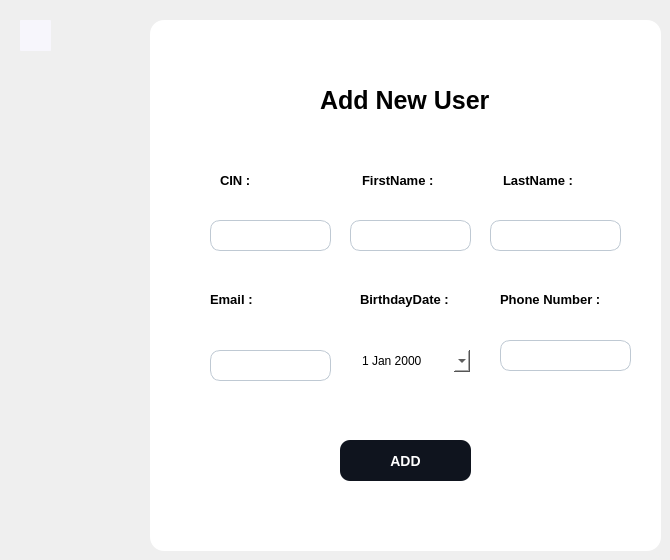
             <widget class="QWidget" name="page_8">
              <widget class="QWidget" name="add_container_4" native="true">
               <property name="geometry">
                <rect>
                 <x>150</x>
                 <y>20</y>
                 <width>511</width>
                 <height>531</height>
                </rect>
               </property>
               <property name="styleSheet">
                <string notr="true">background-color :white ; 
border-radius :14px ; 
</string>
               </property>
               <widget class="QPushButton" name="pushButton_2">
                <property name="geometry">
                 <rect>
                  <x>480</x>
                  <y>10</y>
                  <width>21</width>
                  <height>21</height>
                 </rect>
                </property>
                <property name="cursor">
                 <cursorShape>PointingHandCursor</cursorShape>
                </property>
                <property name="styleSheet">
                 <string notr="true">QPushButton{
	image: url(:/icons/tsawer/code.svg);
 }

QPushButton::hover {
	image: url(:/icons/tsawer/code_hover.svg);
}</string>
                </property>
                <property name="text">
                 <string/>
                </property>
               </widget>
               <widget class="QLineEdit" name="lname">
                <property name="geometry">
                 <rect>
                  <x>340</x>
                  <y>200</y>
                  <width>131</width>
                  <height>31</height>
                 </rect>
                </property>
                <property name="styleSheet">
                 <string notr="true">	background-color:white ; 
	border-radius:10px ; 
	font-size:13px ; 
	padding-left : 15px ; 
	border:1px solid #BFC9D3 ; </string>
                </property>
               </widget>
               <widget class="QLineEdit" name="email">
                <property name="geometry">
                 <rect>
                  <x>60</x>
                  <y>330</y>
                  <width>121</width>
                  <height>31</height>
                 </rect>
                </property>
                <property name="styleSheet">
                 <string notr="true">	background-color:white ; 
	border-radius:10px ; 
	font-size:13px ; 
	padding-left : 15px ; 
	border:1px solid #BFC9D3 ; </string>
                </property>
               </widget>
               <widget class="QLabel" name="label_17">
                <property name="geometry">
                 <rect>
                  <x>212</x>
                  <y>140</y>
                  <width>135</width>
                  <height>40</height>
                 </rect>
                </property>
                <property name="styleSheet">
                 <string notr="true">font-size:13px;
font-weight:bold ; </string>
                </property>
                <property name="text">
                 <string>FirstName :</string>
                </property>
               </widget>
               <widget class="QLabel" name="label_18">
                <property name="geometry">
                 <rect>
                  <x>60</x>
                  <y>260</y>
                  <width>136</width>
                  <height>39</height>
                 </rect>
                </property>
                <property name="styleSheet">
                 <string notr="true">font-size:13px;
font-weight:bold ; </string>
                </property>
                <property name="text">
                 <string>Email :</string>
                </property>
               </widget>
               <widget class="QLineEdit" name="fname">
                <property name="geometry">
                 <rect>
                  <x>200</x>
                  <y>200</y>
                  <width>121</width>
                  <height>31</height>
                 </rect>
                </property>
                <property name="styleSheet">
                 <string notr="true">	background-color:white ; 
	border-radius:10px ; 
	font-size:13px ; 
	padding-left : 15px ; 
	border:1px solid #BFC9D3 ; </string>
                </property>
               </widget>
               <widget class="QLabel" name="label_19">
                <property name="geometry">
                 <rect>
                  <x>353</x>
                  <y>140</y>
                  <width>136</width>
                  <height>40</height>
                 </rect>
                </property>
                <property name="styleSheet">
                 <string notr="true">font-size:13px;
font-weight:bold ; </string>
                </property>
                <property name="text">
                 <string>LastName :</string>
                </property>
               </widget>
               <widget class="QDateEdit" name="birthday">
                <property name="geometry">
                 <rect>
                  <x>210</x>
                  <y>330</y>
                  <width>110</width>
                  <height>22</height>
                 </rect>
                </property>
                <property name="calendarPopup">
                 <bool>true</bool>
                </property>
               </widget>
               <widget class="QLabel" name="label_23">
                <property name="geometry">
                 <rect>
                  <x>170</x>
                  <y>50</y>
                  <width>181</width>
                  <height>61</height>
                 </rect>
                </property>
                <property name="styleSheet">
                 <string notr="true">	font-size: 25px ; 
	font-weight:bold ; </string>
                </property>
                <property name="text">
                 <string>Add New User</string>
                </property>
               </widget>
               <widget class="QLabel" name="label_24">
                <property name="geometry">
                 <rect>
                  <x>70</x>
                  <y>140</y>
                  <width>136</width>
                  <height>40</height>
                 </rect>
                </property>
                <property name="styleSheet">
                 <string notr="true">font-size:13px;
font-weight:bold ; </string>
                </property>
                <property name="text">
                 <string>CIN :</string>
                </property>
               </widget>
               <widget class="QLabel" name="label_25">
                <property name="geometry">
                 <rect>
                  <x>350</x>
                  <y>260</y>
                  <width>136</width>
                  <height>39</height>
                 </rect>
                </property>
                <property name="styleSheet">
                 <string notr="true">font-size:13px;
font-weight:bold ; </string>
                </property>
                <property name="text">
                 <string>Phone Number :</string>
                </property>
               </widget>
               <widget class="QLineEdit" name="phone">
                <property name="geometry">
                 <rect>
                  <x>350</x>
                  <y>320</y>
                  <width>131</width>
                  <height>31</height>
                 </rect>
                </property>
                <property name="styleSheet">
                 <string notr="true">	background-color:white ; 
	border-radius:10px ; 
	font-size:13px ; 
	padding-left : 15px ; 
	border:1px solid #BFC9D3 ; </string>
                </property>
               </widget>
               <widget class="QLabel" name="label_26">
                <property name="geometry">
                 <rect>
                  <x>210</x>
                  <y>260</y>
                  <width>135</width>
                  <height>39</height>
                 </rect>
                </property>
                <property name="styleSheet">
                 <string notr="true">font-size:13px;
font-weight:bold ; </string>
                </property>
                <property name="text">
                 <string>BirthdayDate :</string>
                </property>
               </widget>
               <widget class="QPushButton" name="add_user">
                <property name="geometry">
                 <rect>
                  <x>190</x>
                  <y>420</y>
                  <width>131</width>
                  <height>41</height>
                 </rect>
                </property>
                <property name="styleSheet">
                 <string notr="true">#add_user {
	background-color:#0F141E ; 
	border-radius:10px ; 
	color : white ; 
	font-size:14px ; 
	font-weight:bold; 
}

#add_user::hover {
	background-color:#4AC7EA ; 
	color:white ; 
}</string>
                </property>
                <property name="text">
                 <string>ADD</string>
                </property>
               </widget>
               <widget class="QLineEdit" name="cin">
                <property name="geometry">
                 <rect>
                  <x>60</x>
                  <y>200</y>
                  <width>121</width>
                  <height>31</height>
                 </rect>
                </property>
                <property name="styleSheet">
                 <string notr="true">	background-color:white ; 
	border-radius:10px ; 
	font-size:13px ; 
	padding-left : 15px ; 
	border:1px solid #BFC9D3 ; </string>
                </property>
                <property name="echoMode">
                 <enum>QLineEdit::Normal</enum>
                </property>
               </widget>
              </widget>
              <widget class="QPushButton" name="back_4">
               <property name="geometry">
                <rect>
                 <x>20</x>
                 <y>20</y>
                 <width>31</width>
                 <height>31</height>
                </rect>
               </property>
               <property name="cursor">
                <cursorShape>PointingHandCursor</cursorShape>
               </property>
               <property name="styleSheet">
                <string notr="true">QPushButton {
	background-color:#F7F6FC; 
	border-radius:1px ; 
	image: url(:/icons/tsawer/arrow-left.svg);
}

QPushButton::hover {
	
	image: url(:/icons/tsawer/arrow-left_hover.svg);
}</string>
               </property>
               <property name="text">
                <string/>
               </property>
              </widget>
             </widget>
